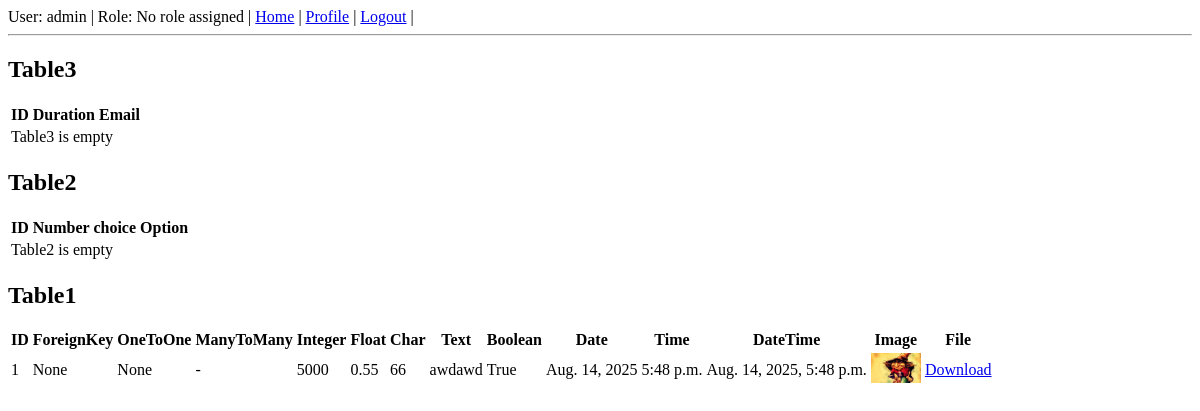
/get_data (signed in), run on an earlier commit of the app's database.
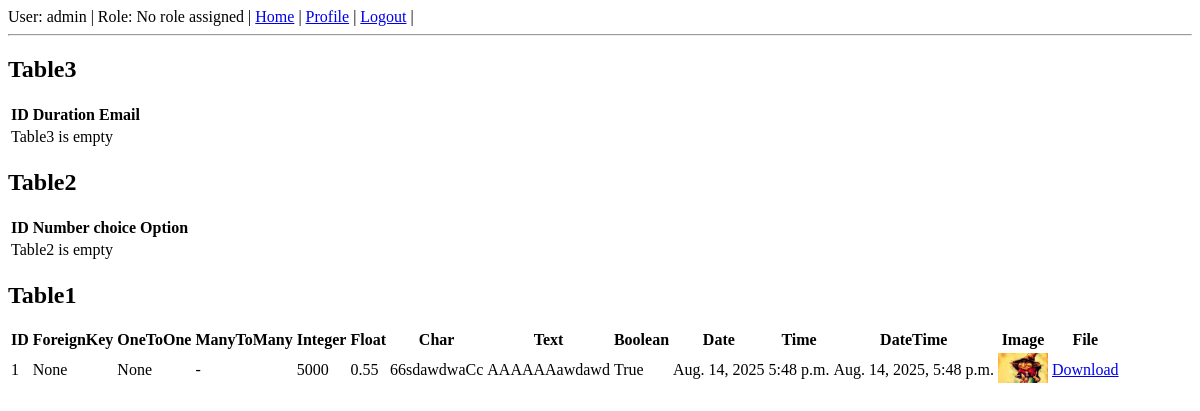
And on a later commit of the database.
### rest/models.py (models this page shows, shortened)
class Table1(models.Model):
    foreign_key = models.ForeignKey(Table2, on_delete=models.CASCADE, related_name='table1_foreign', null=True, blank=True)
    one_to_one = models.OneToOneField(Table2, on_delete=models.CASCADE, related_name='table1_one', null=True, blank=True)
    many_to_many = models.ManyToManyField(Table3, related_name='table1_many', blank=True)
    integer_field = models.IntegerField(null=True, blank=True)      # Integer value (optional)
    float_field = models.FloatField(null=True, blank=True)          # Floating point number
    char_field = models.CharField(max_length=15)                    # Short text with max length
    text_field= models.TextField(blank=True)                        # Long text (optional)
    boolean_field = models.BooleanField(default=False)              # True or False
    date_field = models.DateField(null=True, blank=True)           # Date only
    time_field = models.TimeField(null=True, blank=True)           # Time only
    datetime_field = models.DateTimeField(null=True, blank=True)   # Full date and time
    image_field = models.ImageField(upload_to='images/', null=True, blank=True)  # For image files
    file_field = models.FileField(upload_to='files/', null=True, blank=True)     # For general files

### rest/views.py (the view)
# urls.py: path('get_data', views.get_data, name='get_data'),
@require_GET
@permission_required('rest_basic.view_data', raise_exception=True)
def get_data(request):
    table3 = Table3.objects.all()
    table2 = Table2.objects.all()
    table1 = Table1.objects.all()
    return render(request, 'get_data.html',{"table3":table3,"table2":table2,"table1":table1})

### rest/templates/get_data.html
{% extends "base.html" %}
{% block body %}
    <h2>Table3</h2>
    <table>
        <thead>
            <tr>
                <th>ID</th>
                <th>Duration</th>
                <th>Email</th>
            </tr>
        </thead>
        <tbody>
            {% for entry in table3 %}
            <tr>
                <td>{{ entry.id }}</td>
                <td>{{ entry.duration_field }}</td>
                <td>{{ entry.email_field }}</td>
            </tr>
            {% empty %}
            <tr><td colspan="3">Table3 is empty</td></tr>
            {% endfor %}
        </tbody>
    </table>
    <h2>Table2</h2>
    <table>
        <thead>
            <tr>
                <th>ID</th>
                <th>Number choice</th>
                <th>Option</th>
            </tr>
        </thead>
        <tbody>
            {% for entry in table2 %}
            <tr>
                <td>{{ entry.id }}</td>
                <td>{{ entry.positive_small_int}}</td>
                <td>{{ entry.get_positive_small_int_display }}</td>
            </tr>
            {% empty %}
            <tr><td colspan="3">Table2 is empty</td></tr>
            {% endfor %}
        </tbody>
    </table>
    <h2>Table1</h2>
    <table>
        <thead>
            <tr>
                <th>ID</th>
                <th>ForeignKey</th>
                <th>OneToOne</th>
                <th>ManyToMany</th>
                <th>Integer</th>
                <th>Float</th>
                <th>Char</th>
                <th>Text</th>
                <th>Boolean</th>
                <th>Date</th>
                <th>Time</th>
                <th>DateTime</th>
                <th>Image</th>
                <th>File</th>
            </tr>
        </thead>
        <tbody>
            {% for entry in table1 %}
             <tr>
                <td>{{ entry.id }}</td>
                <td>{{ entry.foreign_key }}</td>
                <td>{{ entry.one_to_one }}</td>
                <td>
                    {% for m in entry.many_to_many.all %}
                        {{ m.email_field }}{% if not forloop.last %}, {% endif %}
                    {% empty %}
                        -
                    {% endfor %}
                </td>
                <td>{{ entry.integer_field }}</td>
                <td>{{ entry.float_field }}</td>
                <td>{{ entry.char_field }}</td>
                <td>{{ entry.text_field|default:"-" }}</td>
                <td>{{ entry.boolean_field }}</td>
                <td>{{ entry.date_field }}</td>
                <td>{{ entry.time_field }}</td>
                <td>{{ entry.datetime_field }}</td>
                <td>
                    {% if entry.image_field %}
                        <img src="{{ entry.image_field.url }}" alt="img" width="50">
                    {% else %}
                        -
                    {% endif %}
                </td>
                <td>
                    {% if entry.file_field %}
                        <a href="{{ entry.file_field.url }}">Download</a>
                    {% else %}
                        -
                    {% endif %}
                </td>
            </tr>
            {% empty %}
            <tr><td colspan="6">Table1 is empty</td></tr>
            {% endfor %}
        </tbody>
    </table>
{% endblock %}

What changed in the data, as far as the page shows it:
changed Table1 "None": char_field "66" → "66sdawdwaCc"; text_field "awdawd" → "AAAAAAawdawd"
